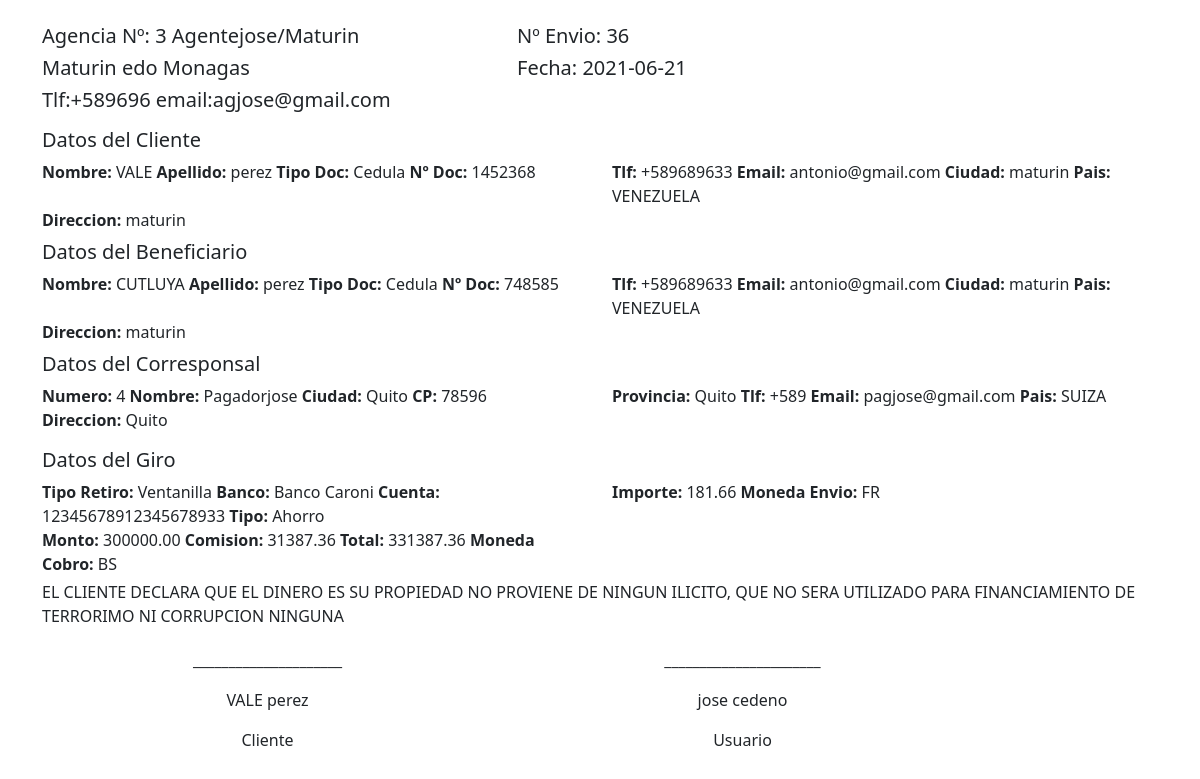
Page /facturax02.php?idGiro=36 on the committed database.
### tables this page shows
CREATE TABLE `pagador` (
  `idPagador` int(11) NOT NULL,
  `pagador` varchar(150) NOT NULL,
  `idPais` int(11) NOT NULL,
  `pa_provincia` varchar(150) NOT NULL,
  `pa_ciudad` varchar(150) NOT NULL,
  `pa_direccion` varchar(250) NOT NULL,
  `pa_tlf` varchar(50) NOT NULL,
  `pa_email` varchar(100) NOT NULL,
  `pa_cp` varchar(100) NOT NULL,
  `pa_Director` varchar(150) NOT NULL,
  `pa_tlfDirector` varchar(50) NOT NULL,
  `pa_emailDirector` varchar(100) NOT NULL,
  `pa_tlfEnvios` varchar(50) NOT NULL,
  `pa_emailEnvios` varchar(100) NOT NULL,
  `pa_GteContabilidad` varchar(150) NOT NULL,
  `pa_tlfContabilidad` varchar(50) NOT NULL,
  `pa_emailContabilidad` varchar(100) NOT NULL,
  `pa_horarios` varchar(250) NOT NULL,
  `pa_contrato` varchar(250) NOT NULL,
  `pa_inicioOperaciones` date NOT NULL,
  `pa_limite` int(11) NOT NULL,
  `pa_web` varchar(250) NOT NULL,
  `pa_conciliarCada` int(11) NOT NULL,
  `idMoneda` int(11) NOT NULL,
  `pa_comision` decimal(3,2) NOT NULL,
  `pa_fijo` decimal(10,2) NOT NULL,
  `idTipoComision` int(11) NOT NULL,
  `idTipoEmpresa` int(11) NOT NULL,
  `pa_tasa` decimal(20,2) NOT NULL,
  `pa_tipoCambio` decimal(20,2) NOT NULL,
  `pa_impuesto` decimal(20,2) NOT NULL,
  `idEstado` int(11) NOT NULL
);

CREATE TABLE `giro` (
  `idGiro` bigint(20) NOT NULL,
  `gi_fecha` date NOT NULL,
  `idUsuario` int(11) NOT NULL,
  `idCliente` int(11) NOT NULL,
  `idBeneficiario` int(11) NOT NULL,
  `idAgente` int(11) NOT NULL,
  `idPagador` int(11) NOT NULL,
  `idPais` int(11) NOT NULL,
  `gi_importe` decimal(65,2) NOT NULL,
  `gi_Total` decimal(65,2) NOT NULL,
  `gi_TotalLocal` decimal(65,2) NOT NULL,
  `idMonedaCobro` int(11) NOT NULL,
  `idMonedaPago` int(11) NOT NULL,
  `gi_tasa` decimal(65,2) NOT NULL,
  `gi_tipoCambio` decimal(65,2) NOT NULL,
  `gi_impuesto` decimal(10,2) NOT NULL,
  `idTipoRetiro` int(11) NOT NULL,
  `gi_Banco` varchar(200) NOT NULL,
  `gi_numCta` varchar(100) NOT NULL,
  `gi_TipoCuenta` varchar(50) NOT NULL,
  `idEstadoGiro` int(11) NOT NULL,
  `gi_clave` varchar(150) NOT NULL,
  `gi_comentario` varchar(250) NOT NULL,
  `comisionMatriz` decimal(65,2) NOT NULL,
  `comisionAgente` decimal(65,2) NOT NULL,
  `comisionCorresponsal` decimal(65,2) NOT NULL,
  `beneficio` decimal(65,2) NOT NULL,
  `TasaFrancoDolar` decimal(65,2) NOT NULL
);

CREATE TABLE `cliente` (
  `idCliente` int(11) NOT NULL,
  `cl_nombre` varchar(150) NOT NULL,
  `cl_apellido` varchar(150) NOT NULL,
  `cl_fechaNacimiento` date NOT NULL,
  `idPais` int(11) NOT NULL,
  `cl_provincia` varchar(150) NOT NULL,
  `cl_ciudad` varchar(150) NOT NULL,
  `cl_direccion` varchar(250) NOT NULL,
  `cl_tlf` varchar(50) NOT NULL,
  `cl_email` varchar(100) NOT NULL,
  `cl_identidad` varchar(50) NOT NULL,
  `idTipoIdentidad` int(11) NOT NULL,
  `cl_fechaEmision` date NOT NULL,
  `cl_fechaCaducidad` date NOT NULL,
  `cl_nacionalidad` varchar(150) NOT NULL,
  `cl_facebook` varchar(150) DEFAULT NULL,
  `cl_whatsapp` varchar(150) DEFAULT NULL,
  `cl_telegram` varchar(150) DEFAULT NULL,
  `cl_limite` int(11) NOT NULL,
  `idMoneda` int(11) NOT NULL,
  `idEstado` int(11) NOT NULL,
  `cl_doc_cedula` varchar(150) NOT NULL,
  `cl_doc_form` varchar(150) NOT NULL,
  `cl_doc_otro` varchar(150) NOT NULL
);

CREATE TABLE `identidad` (
  `idTipoIdentidad` int(11) NOT NULL,
  `tipoIdentidad` varchar(250) NOT NULL
);

CREATE TABLE `pais` (
  `idPais` int(11) NOT NULL,
  `pais` varchar(100) NOT NULL,
  `idMoneda` int(11) NOT NULL,
  `idMonedaEnvio` int(11) NOT NULL,
  `tipoCambio` decimal(65,2) NOT NULL,
  `porcentajeTipoCambio` decimal(20,2) NOT NULL,
  `fijo` decimal(65,2) NOT NULL,
  `porcentaje` decimal(20,2) NOT NULL,
  `idTipoComision` int(11) NOT NULL
);

CREATE TABLE `beneficiario` (
  `idBeneficiario` int(11) NOT NULL,
  `be_nombre` varchar(150) NOT NULL,
  `be_apellido` varchar(150) NOT NULL,
  `be_fechaNacimiento` date NOT NULL,
  `idPais` int(11) NOT NULL,
  `be_ciudad` varchar(150) NOT NULL,
  `be_direccion` varchar(250) NOT NULL,
  `be_tlf` varchar(50) NOT NULL,
  `be_email` varchar(100) NOT NULL,
  `be_identidad` varchar(50) NOT NULL,
  `idTipoIdentidad` int(11) NOT NULL,
  `be_nacionalidad` varchar(150) NOT NULL,
  `be_facebook` varchar(150) DEFAULT NULL,
  `be_whatsapp` varchar(150) DEFAULT NULL,
  `be_telegram` varchar(150) DEFAULT NULL,
  `be_numCuenta` varchar(50) NOT NULL,
  `idTipoCuenta` int(11) NOT NULL,
  `idBanco` int(11) NOT NULL,
  `idMoneda` int(11) NOT NULL,
  `idEstado` int(11) NOT NULL
);

CREATE TABLE `tiporetiro` (
  `idTipoRetiro` int(11) NOT NULL,
  `tipoRetiro` varchar(50) NOT NULL
);

CREATE TABLE `monedaenvio` (
  `idMonedaEnvio` int(11) NOT NULL,
  `mo_codigo` varchar(100) NOT NULL,
  `moneda` varchar(250) NOT NULL
);

CREATE TABLE `moneda` (
  `idMoneda` int(11) NOT NULL,
  `mo_codigo` varchar(50) NOT NULL,
  `moneda` varchar(100) NOT NULL
);

CREATE TABLE `usuario` (
  `idUsuario` int(11) NOT NULL,
  `us_nombre` varchar(150) NOT NULL,
  `us_apellido` varchar(150) NOT NULL,
  `us_direccion` varchar(250) NOT NULL,
  `us_tlf` varchar(50) NOT NULL,
  `us_email` varchar(100) NOT NULL,
  `us_clave` varchar(250) NOT NULL,
  `us_identificacion` varchar(100) NOT NULL,
  `us_ciudad` varchar(150) NOT NULL,
  `idPagador` int(11) NOT NULL,
  `idTipoRol` int(11) NOT NULL,
  `idEstado` int(11) NOT NULL
);

### facturax02.php (the view, shortened to what this page needs)
<?php
require_once('conexion.php');
$idGiro = isset($_REQUEST['idGiro']) ? intval(htmlentities($_REQUEST['idGiro'])) : '';
$sql = "SELECT h.*
  FROM giro AS g
  JOIN pagador AS h ON g.idAgente = h.idPagador
  WHERE idGiro = ?
  ";
$sentencia = $mbd->prepare($sql);
$sentencia->execute(array($idGiro));
$agente = $sentencia->fetchAll(PDO::FETCH_ASSOC);
$sql = "SELECT h.* FROM giro AS g
  JOIN usuario AS h ON g.idUsuario = h.idUsuario
  WHERE idGiro = ?";
$sentencia = $mbd->prepare($sql);
$sentencia->execute(array($idGiro));
$usuario = $sentencia->fetchAll(PDO::FETCH_ASSOC);
$sql = "SELECT g.*,h.mo_codigo AS Cobro,m.mo_codigo AS Envio,r.tipoRetiro
  FROM giro AS g
  JOIN pais AS p ON g.idPais = p.idPais
  JOIN moneda AS h ON g.idMonedaCobro = h.idMoneda
  JOIN monedaenvio AS m ON g.idMonedaPago = m.idMonedaEnvio
  JOIN tiporetiro AS r ON g.idTipoRetiro = r.idTipoRetiro WHERE idGiro = ?";
$sentencia = $mbd->prepare($sql);
$sentencia->execute(array($idGiro));
$resultado = $sentencia->fetchAll(PDO::FETCH_ASSOC);
$cobro=$resultado[0]['Cobro'];
$idCliente = $resultado[0]['idCliente'];
$sql = "SELECT *, i.tipoIdentidad  FROM cliente AS c
JOIN identidad AS i ON c.idTipoIdentidad = i.idTipoIdentidad
JOIN pais AS p ON c.idPais = p.idPais
WHERE idCliente = ?";
$sentencia = $mbd->prepare($sql);
$sentencia->execute(array($idCliente));
$cliente = $sentencia->fetchAll(PDO::FETCH_ASSOC);
$idBeneficiario = $resultado[0]['idBeneficiario'];
$sql = "SELECT *, i.tipoIdentidad  FROM beneficiario AS c
JOIN identidad AS i ON c.idTipoIdentidad = i.idTipoIdentidad
JOIN pais AS p ON c.idPais = p.idPais
WHERE idBeneficiario = ?";
$sentencia = $mbd->prepare($sql);
$sentencia->execute(array($idBeneficiario));
$beneficiario = $sentencia->fetchAll(PDO::FETCH_ASSOC);
$idPagador = $resultado[0]['idPagador'];
$sql = "SELECT * FROM pagador AS c
JOIN pais AS p ON c.idPais = p.idPais
WHERE idPagador = ?";
$sentencia = $mbd->prepare($sql);
$sentencia->execute(array($idPagador));
$corresponsal = $sentencia->fetchAll(PDO::FETCH_ASSOC);
?>
<!DOCTYPE html>
<html lang="es">
<head>
  <link rel="stylesheet" href="css/bootstrap.min.css">
</head>
<body>
  <div class="container">
    <div class="row pt-4">
      <div class="col-md-5">
        <h5>Agencia Nº: <?php echo $agente[0]['idPagador'] . " " . $agente[0]['pagador'] . "/" . $agente[0]['pa_ciudad'] ?> </h5>
        <h5><?php echo $agente[0]['pa_direccion'] ?></h5>
        <h5><?php echo "Tlf:" . $agente[0]['pa_tlf'] . " email:" . $agente[0]['pa_email'] ?></h5>
      </div>
      <div class="col-md-7">
        <h5>Nº Envio: <?php echo $resultado[0]['idGiro'] ?></h5>
        <h5> Fecha: <?php echo $resultado[0]['gi_fecha'] ?></h5>
      </div>
    </div>
    <div class="row mt-2">
      <h5>Datos del Cliente</h5>
      <div class="col-md-6">
        <strong>Nombre:</strong>
        <?php echo $cliente[0]['cl_nombre'] ?>
        <strong>Apellido:</strong>
        <?php echo $cliente[0]['cl_apellido'] ?>
        <strong>Tipo Doc:</strong>
        <?php echo $cliente[0]['tipoIdentidad'] ?>
        <strong>Nº Doc:</strong>
        <?php echo $cliente[0]['cl_identidad'] ?>
      </div>
      <div class="col-md-6">
        <strong>Tlf:</strong>
        <?php echo $cliente[0]['cl_tlf'] ?>
        <strong>Email:</strong>
        <?php echo $cliente[0]['cl_email'] ?>
        <strong>Ciudad:</strong>
        <?php echo $cliente[0]['cl_ciudad'] ?>
        <strong>Pais:</strong>
        <?php echo $cliente[0]['pais'] ?>
      </div>
      <div class="col-md-6">
        <strong>Direccion:</strong>
        <?php echo $cliente[0]['cl_direccion'] ?>
      </div>
    </div>
    <div class="row mt-2">
      <h5>Datos del Beneficiario</h5>
      <div class="col-md-6">
        <strong>Nombre:</strong>
        <?php echo $beneficiario[0]['be_nombre'] ?>
        <strong>Apellido:</strong>
        <?php echo $beneficiario[0]['be_apellido'] ?>
        <strong>Tipo Doc:</strong>
        <?php echo $beneficiario[0]['tipoIdentidad'] ?>
        <strong>Nº Doc:</strong>
        <?php echo $beneficiario[0]['be_identidad'] ?>
      </div>
      <div class="col-md-6">
        <strong>Tlf:</strong>
        <?php echo $beneficiario[0]['be_tlf'] ?>
        <strong>Email:</strong>
        <?php echo $beneficiario[0]['be_email'] ?>
        <strong>Ciudad:</strong>
        <?php echo $beneficiario[0]['be_ciudad'] ?>
        <strong>Pais:</strong>
        <?php echo $beneficiario[0]['pais'] ?>
      </div>
      <div class="col-md-6">
        <strong>Direccion:</strong>
        <?php echo $beneficiario[0]['be_direccion'] ?>
      </div>
    </div>
    <div class="row mt-2">
      <h5>Datos del Corresponsal</h5>
      <div class="col-md-6">
        <strong>Numero:</strong>
        <?php echo $corresponsal[0]['idPagador'] ?>
        <strong>Nombre:</strong>
        <?php echo $corresponsal[0]['pagador'] ?>
        <strong>Ciudad:</strong>
        <?php echo $corresponsal[0]['pa_ciudad'] ?>
        <strong>CP:</strong>
        <?php echo $corresponsal[0]['pa_cp'] ?>
      </div>
      <div class="col-md-6">
        <strong>Provincia:</strong>
        <?php echo $corresponsal[0]['pa_provincia'] ?>
        <strong>Tlf:</strong>
        <?php echo $corresponsal[0]['pa_tlf'] ?>
        <strong>Email:</strong>
        <?php echo $corresponsal[0]['pa_email'] ?>
        <strong>Pais:</strong>
        <?php echo $corresponsal[0]['pais'] ?>
      </div>
      <div class="col-md-6">
        <strong>Direccion:</strong>
        <?php echo $corresponsal[0]['pa_direccion'] ?>
      </div>
    </div>
    <div class="row mt-3">
      <h5>Datos del Giro</h5>
      <div class="col-md-6">
        <strong>Tipo Retiro:</strong>
        <?php echo $resultado[0]['tipoRetiro'] ?>
        <strong>Banco:</strong>
        <?php echo $resultado[0]['gi_Banco'] ?>
        <strong>Cuenta:</strong>
        <?php echo $resultado[0]['gi_numCta'] ?>
        <strong>Tipo:</strong>
        <?php echo $resultado[0]['gi_TipoCuenta'] ?>
      </div>
      <div class="col-md-6">
        <strong>Importe:</strong>
        <?php echo $resultado[0]['gi_importe'] ?>
        <strong>Moneda Envio:</strong>
        <?php echo $resultado[0]['Envio'] ?>
      </div>
      <div class="col-md-6">
        <strong>Monto:</strong>
        <?php echo $resultado[0]['gi_TotalLocal'] ?>
        <strong>Comision:</strong>
        <?php echo $resultado[0]['gi_Total'] - $resultado[0]['gi_TotalLocal'] ?>
        <strong>Total:</strong>
        <?php echo $resultado[0]['gi_Total'] ?>
        <strong>Moneda Cobro:</strong>
        <?php echo $cobro ?>
      </div>
    </div>
    <div class="row mt-1">
      <div class="col-md-12">
        <p>EL CLIENTE DECLARA QUE EL DINERO ES SU PROPIEDAD NO PROVIENE DE NINGUN ILICITO, QUE NO SERA UTILIZADO PARA FINANCIAMIENTO DE TERRORIMO NI CORRUPCION NINGUNA </p>
      </div>
    </div>
    <div class="row mt-1">
      <div class="col-md-5">
        <p class="text-center">_____________________</p>
        <p class="text-center"><?php echo $cliente[0]['cl_nombre'] . " " . $cliente[0]['cl_apellido'] ?></p>
        <p class="text-center">Cliente</p>
      </div>
      <div class="col-md-5">
        <p class="text-center">______________________</p>
        <p class="text-center"><?php echo $usuario[0]['us_nombre'] . " " . $usuario[0]['us_apellido'] ?></p>
        <p class="text-center">Usuario</p>
      </div>
    </div>
  </div>
</body>
</html>

### rows in the picture
pagador: idPagador "3", pagador "Agentejose", pa_ciudad "Maturin", pa_direccion "Maturin edo Monagas", pa_tlf "+589696", pa_email "agjose@gmail.com"
giro: idGiro "36", gi_fecha "2021-06-21", idTipoRetiro.tipoRetiro "Ventanilla", gi_Banco "Banco Caroni", gi_numCta "12345678912345678933", gi_TipoCuenta "Ahorro", gi_importe "181.66", idMonedaPago.mo_codigo "FR", gi_TotalLocal "300000.00", $resultado[0]['gi_Total'] - $resultado[0]['gi_TotalLocal'] "31387.36", gi_Total "331387.36", idMonedaCobro.mo_codigo "BS"
cliente: cl_nombre "VALE", cl_apellido "perez", idTipoIdentidad.tipoIdentidad "Cedula", cl_identidad "1452368", cl_tlf "+589689633", cl_email "antonio@gmail.com", cl_ciudad "maturin", idPais.pais "VENEZUELA", cl_direccion "maturin"
beneficiario: be_nombre "CUTLUYA", be_apellido "perez", idTipoIdentidad.tipoIdentidad "Cedula", be_identidad "748585", be_tlf "+589689633", be_email "antonio@gmail.com", be_ciudad "maturin", idPais.pais "VENEZUELA", be_direccion "maturin"
pagador: idPagador "4", pagador "Pagadorjose", pa_ciudad "Quito", pa_cp "78596", pa_provincia "Quito", pa_tlf "+589", pa_email "pagjose@gmail.com", idPais.pais "SUIZA", pa_direccion "Quito"
usuario: us_nombre "jose", us_apellido "cedeno"
